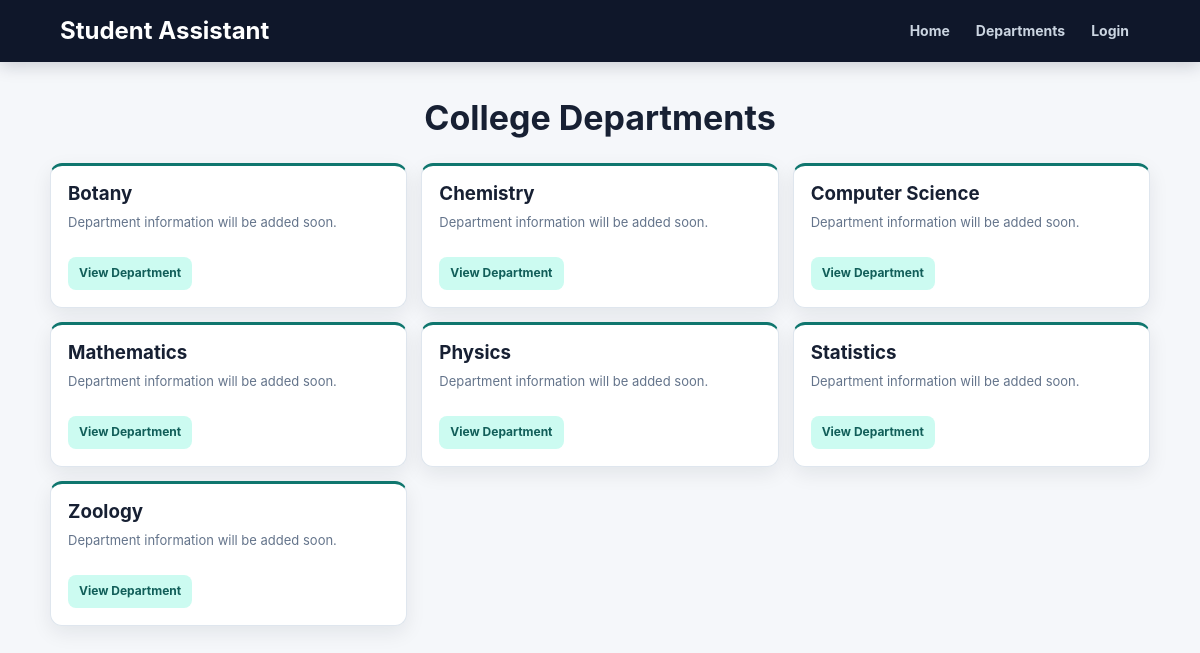
/departments, run on an earlier commit of the app's database.
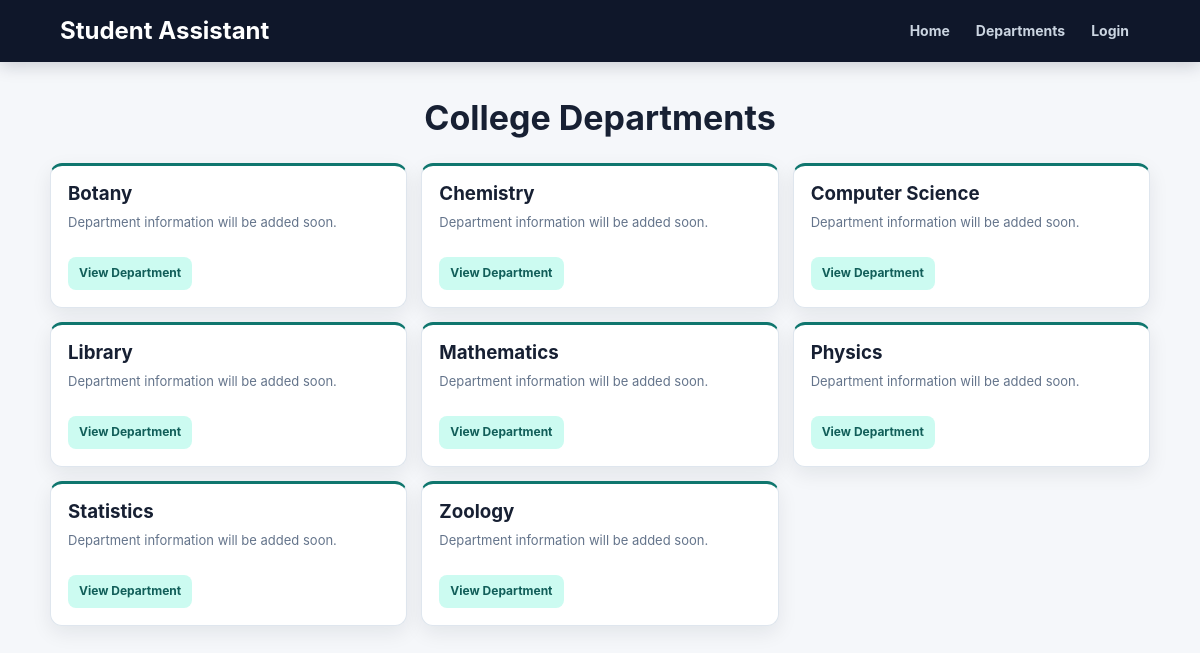
And on a later commit of the database.
### tables this page shows
CREATE TABLE departments (

            department_id INTEGER PRIMARY KEY AUTOINCREMENT,

            name TEXT UNIQUE NOT NULL,

            description TEXT,

            hod_name TEXT,

            hod_email TEXT,

            hod_phone TEXT,

            department_location TEXT
        );

### app.py (the view)
@app.route(
    "/departments"
)
def departments():
    department_list = (
        get_all_departments()
    )
    return render_template(
        "departments.html",
        departments=department_list
    )

### app.py (called while the page is built)
@app.context_processor
def inject_app_name():
    return {
        "app_name": app.config["APP_NAME"]
    }

### database/database.py (called while the page is built)
def connect_database():
    os.makedirs(
        DATA_DIR,
        exist_ok=True
    )
    connection = sqlite3.connect(
        DB_PATH
    )
    connection.row_factory = sqlite3.Row
    connection.execute(
        "PRAGMA foreign_keys = ON"
    )
    return connection

def get_all_departments():
    connection = connect_database()
    cursor = connection.cursor()
    cursor.execute("""
        SELECT *

        FROM departments

        ORDER BY name
    """)
    departments = cursor.fetchall()
    connection.close()
    return departments

### templates/departments.html (shortened to what this page needs)
<!DOCTYPE html>
<html lang="en">
<head>
  <link
    rel="stylesheet"
    href="{{ url_for('static', filename='css/departments.css') }}?v=1"
>
</head>
<body class="departments-page">
    <header class="navbar">
        <h2>{{ app_name }}</h2>
        <nav>
            <a href="{{ url_for('home') }}">
                Home
            </a>
            <a href="{{ url_for('departments') }}">
                Departments
            </a>
            <a href="{{ url_for('login') }}">
                Login
            </a>
        </nav>
    </header>
    <section class="college-details">
        <h2>
            College Departments
        </h2>
        <div class="cards">
            {% for department in departments %}
                <div class="card">
                    <h3>
                        {{ department["name"] }}
                    </h3>
                    <p>
                        {{
                            department["description"]
                            or
                            "Department information will be added soon."
                        }}
                    </p>
                    <br>
                    <a href="{{
                        url_for(
                            'department_details',
                            department_id=department['department_id']
                        )
                    }}">
                        View Department
                    </a>
                </div>
            {% endfor %}
        </div>
    </section>
</body>
</html>

What changed in the data, as far as the page shows it:
added departments: name "Library", department "Department information will be added soon."
